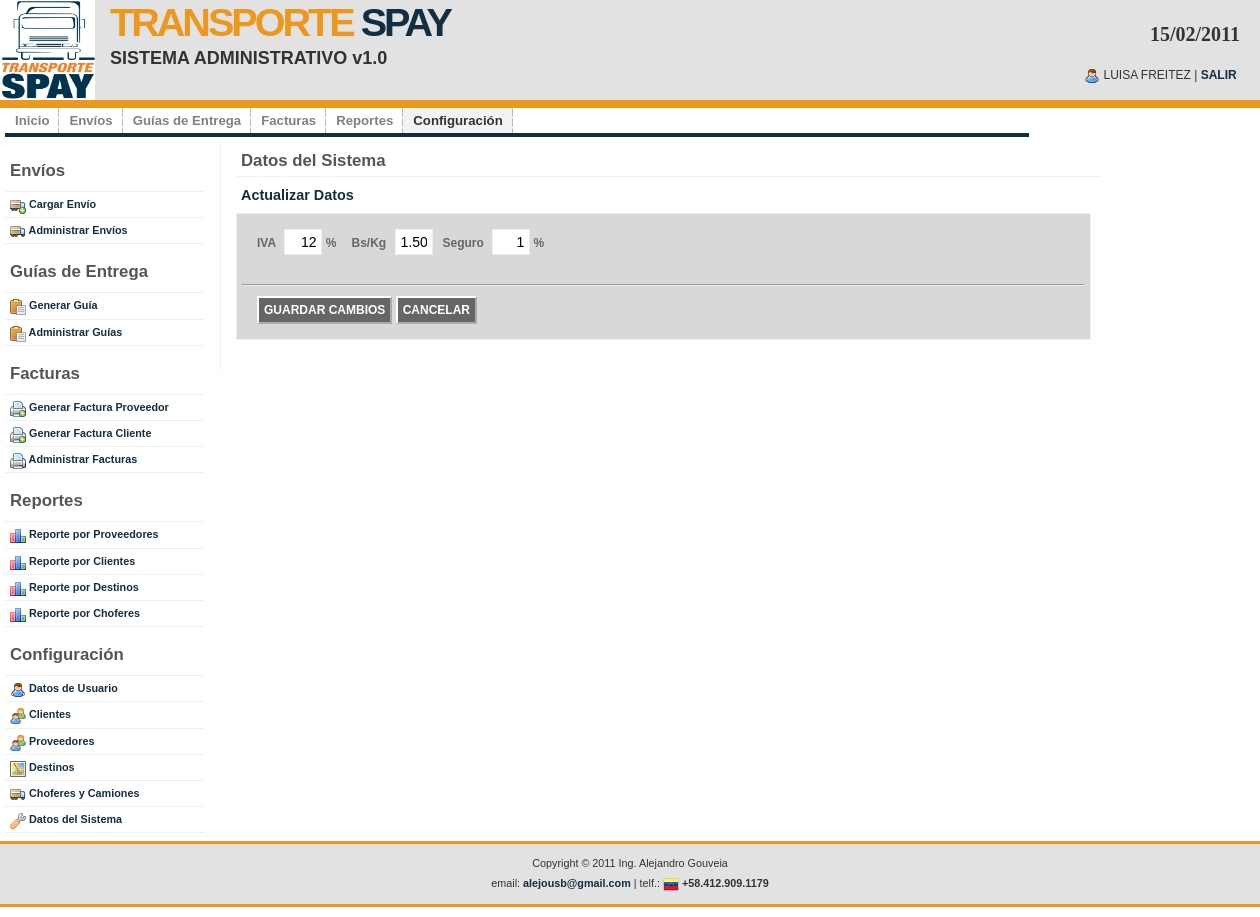
Screenshot of /adm_datos_sistema.php (signed in) with the database file from the repository.
### tables this page shows
CREATE TABLE IF NOT EXISTS `ts_config` (
  `id` int(10) NOT NULL AUTO_INCREMENT,
  `parametro` varchar(200) NOT NULL,
  `codigo` int(10) NOT NULL,
  `valor` varchar(200) NOT NULL,
  `ind_activo` int(1) NOT NULL,
  `fecha_creacion` date NOT NULL,
  `fecha_modificacion` date DEFAULT NULL,
  `id_usuario` int(10) DEFAULT NULL,
  PRIMARY KEY (`id`)
);

### inc_functions.php (called while the page is built, shortened)
<?php
	function obtenerIVA($link) {
		$query = "SELECT * FROM ts_config WHERE parametro='IVA'";
		$result = mysql_query($query,$link);
		$row = mysql_fetch_object($result);
		return $row->valor;
	}
	function obtenerBSKG($link) {
		$query = "SELECT * FROM ts_config WHERE parametro='BSKG'";
		$result = mysql_query($query,$link);
		$row = mysql_fetch_object($result);
		return $row->valor;
	}
	function obtenerSeguro($link) {
		$query = "SELECT * FROM ts_config WHERE parametro='SEGURO'";
		$result = mysql_query($query,$link);
		$row = mysql_fetch_object($result);
		return $row->valor;
	}
?>

### adm_datos_sistema.php (the view, shortened to what this page needs)
<?php include("inc_conectarse.php"); ?>
<?php include("inc_functions.php"); ?>
<?php
	$iva = obtenerIVA($link);
	$bskg = obtenerBSKG($link);
	$seguro = obtenerSeguro($link);
?>
<!DOCTYPE html PUBLIC "-//W3C//DTD XHTML 1.0 Strict//EN" "http://www.w3.org/TR/xhtml1/DTD/xhtml1-strict.dtd">
<html xmlns="http://www.w3.org/1999/xhtml" xml:lang="en" lang="en">
<?php include("inc_metadata.php"); ?>
<body>
<?php include("inc_header.php"); ?>
<div id="wrap">
	<?php include("inc_menu.php"); ?>
	<div id="content-wrap">
			<?php include("inc_sidebar.php"); ?>
	  		<div id="main">
				<h1>Datos del Sistema</h1>
                <h3>Actualizar Datos</h3>
				<form action="adm_datos_sistema.php" method="post" enctype="multipart/form-data"
                 onSubmit="return validate_datos_sistema_form(this);">
                    <p>
                    <strong style="padding-right:5px">IVA</strong>
					<input name="txtIVA" type="text" size="1" style="text-transform:uppercase; text-align:right;"
                     value="<?php echo $iva; ?>" />
                    <strong style="padding-right:5px">%</strong>
                    <strong style="padding-right:5px">Bs/Kg</strong>
					<input name="txtBSKG" type="text" size="1" style="text-transform:uppercase; text-align:right;"
                     value="<?php echo $bskg; ?>" />
                    <strong style="padding-right:5px">Seguro</strong>
					<input name="txtSeguro" type="text" size="1" style="text-transform:uppercase; text-align:right;"
                     value="<?php echo $seguro; ?>" />
                    <strong style="padding-right:5px">%</strong>
                    </p>
                    <br />
                    <hr />
                    <p>
                    <input class="button" value="GUARDAR CAMBIOS" type="submit" />
                    <input class="button" value="CANCELAR" type="reset"  onClick="window.location='adm_datos_sistema.php';" />
					</p>
				</form>
                <br />
	  		</div>
	</div>
</div>
<?php include("inc_footer.php"); ?>
</body>
</html>

### images/main.css (style rules this page uses)
* { margin: 0; padding: 0; outline: 0; }
body { margin: 0; padding: 0; font: 12px/160% 'Lucida Grande', 'Lucida Sans Unicode', Geneva, Verdana, Sans-Serif; color: #666666; text-align: center; }
h1, h2, h3 { font: bold 1em 'Lucida Grande', 'Lucida Sans Unicode', Geneva, Verdana, Sans-Serif; color: #555; }
h1 { font-size: 1.4em; }
h3 { font-size: 1.2em; font-weight: bold; color:#132E42; }
#main h1, #rightbar h1 { padding: 0px 0 5px 5px; margin: 0 0 10px 10px; border-bottom: 1px solid #f2f2f2; }
p, h1, h2, h3 { margin: 10px 15px; }
form { margin:10px; padding: 5px; border: 1px solid #f2f2f2; background-color: #D8D8D8; }
input { padding: 4px 5px; border:1px solid #eee; font-size: 14px; color:#000; }
input.button { margin: 0; font: bold 1em Arial, Sans-serif; border: 2px #FFF outset; background: #666; padding: 5px; color: #FFF; }
#wrap { margin: 0 auto; width: 1250px; text-align: left; background: #FFF; }
#content-wrap { clear:both; margin: 0; padding:0; width: 1250px; }
#main { float: left; margin-left: 15px; padding: 10px 0 0 5px; width: 70%; border-left: 1px solid #f2f2f2; }

### rows the page displays
ts_config: txtIVA "12"
ts_config: txtBSKG "1.50"
ts_config: txtSeguro "1"

### other values shown
$_SESSION["nombre"] "LUISA FREITEZ"
